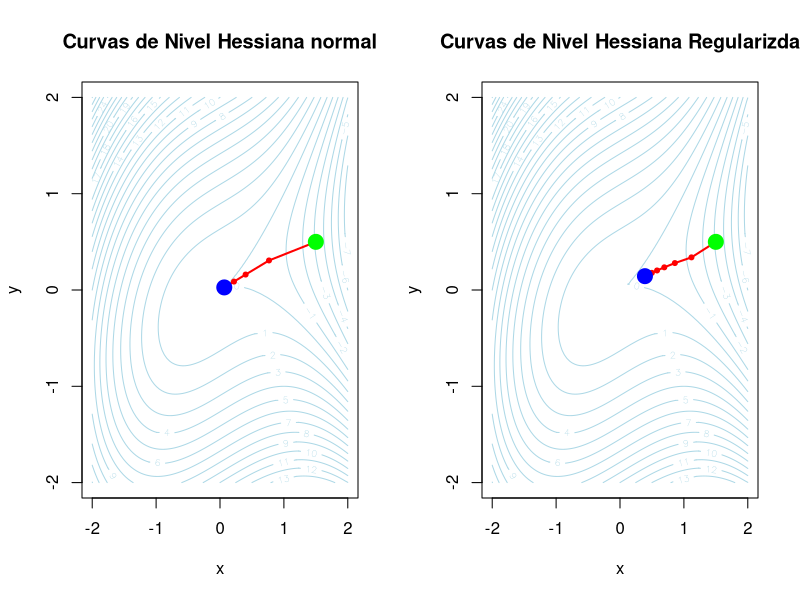

Reproduce this figure in R.
# Definimos la función objetivo
f <- function(x) {
  return(0.5*(x[1]**2)  + 2.5*(x[2]**2) -2*x[1]*x[2]  - x[1]**3 )
}

#-------------------------------------------------------------------------------
# Definimos el vector gradiente de la función
gradiente_f <- function(x) {
  dx <- x[1] - 2*x[2] - 3*x[1]**2
  dy <- 5*x[2] - 2*x[1]
  return(c(dx, dy))
} 

#-------------------------------------------------------------------------------
# Definimos la matriz Hessiana de la función
hessiana_f <- function(x) {
  dxx <- 1 -6*x[1]
  dxy <- -2
  dyx <- -2
  dyy <- 5
  H <- matrix(c(dxx, dxy,
                dyx, dyy ), nrow = 2, byrow = TRUE)
  return(H)
}

#-------------------------------------------------------------------------------
# Definimos la matriz Hessiana regularizada de la función
hessiana_R <- function(x, c_base = 1e-4) {
  H <- hessiana_f(x)
  
  # Calcular valores propios para verificar si la matriz es definida positiva
  valores_propios <- eigen(H, only.values = TRUE)$values
  
  # Si algún valor propio es <= 0, necesitamos regularizar
  if (any(valores_propios <= 0)) {
    # Encontrar el valor propio más negativo
    min_eigenval <- min(valores_propios)
    
    # Elegir c suficientemente grande para hacer la matriz positiva definida
    # c debe ser mayor que |min_eigenval| más un pequeño margen
    c <- abs(min_eigenval) + c_base
    
    # Regularizar: H_mod = H + c*I
    I <- diag(nrow(H))
    H_modificada <- H + c * I
    
    cat(sprintf("  [Regularización aplicada: c = %.6f, λ_min = %.6f]\n", c, min_eigenval))
    
    return(H_modificada)
  } else {
    # La Hessiana ya es definida positiva, no necesita regularización
    return(H)
  }
}

#-------------------------------------------------------------------------------
# Parámetros del algoritmo
valor_inicial <- c(1.5, 0.5)# Definimos la función objetivo
f <- function(x) {
  return(0.5*(x[1]**2)  + 2.5*(x[2]**2) -2*x[1]*x[2]  - x[1]**3 )
}

#-------------------------------------------------------------------------------
# Definimos el vector gradiente de la función
gradiente_f <- function(x) {
  dx <- x[1] - 2*x[2] - 3*x[1]**2
  dy <- 5*x[2] - 2*x[1]
  return(c(dx, dy))
} 

#-------------------------------------------------------------------------------
# Definimos la matriz Hessiana de la función
hessiana_f <- function(x) {
  dxx <- 1 -6*x[1]
  dxy <- -2
  dyx <- -2
  dyy <- 5
  H <- matrix(c(dxx, dxy,
                dyx, dyy ), nrow = 2, byrow = TRUE)
  return(H)
}

#-------------------------------------------------------------------------------
# Definimos la matriz Hessiana regularizada de la función
hessiana_R <- function(x, delta = 1) {
  H <- hessiana_f(x)
  descomposicion <- eigen(H)
  
  # Ahora 'delta' está definido dentro del alcance de la función
  valores_propios_reg <- pmax(descomposicion$values, delta) 
  
  # Reconstruir la matriz regularizada
  H_reg <- H - valores_propios_reg
  return(H_reg)
}

#-------------------------------------------------------------------------------
#-------------------------------------------------------------------------------
# Parámetros del algoritmo
valor_inicial <- c(1.5, 0.5)
tol <- 1e-6
max_inter <- 10000  # Aumentamos las iteraciones por si acaso, aunque no sean necesarias aquí
iteraciones <- 0
iteraciones_r <- 0

#-------------------------------------------------------------------------------
# Bucle del método de Newton
x_k_h <- valor_inicial
x_k_r <- valor_inicial

# necesario para graficar Hessiana normal
historial_x_H <- numeric(0)
historial_y_H <- numeric(0)
historial_f_H <- numeric(0)

# necesario para graficar Hessiana regularizada
historial_x_R <- numeric(0)
historial_y_R <- numeric(0)
historial_f_R <- numeric(0)

#-------------------------------------------------------------------------------
#Hessiana regularizada
for (i in 1:max_inter) {
  
  #guardamos los parametros "nuevos" de Hessina regularizada
  historial_x_R <- c(historial_x_R, x_k_r[1])
  historial_y_R <- c(historial_y_R, x_k_r[2])
  historial_f_R <- c(historial_f_R, f(x_k_r))
  
  iteraciones_r <- iteraciones_r + 1
  
  #-----------------------------------------------------------------------------
  # Calculamos el siguiente punto
  paso_newton_R <- solve(hessiana_R(x_k_r)) %*% gradiente_f(x_k_r) #H^-1 * F
  x_k1_r <- x_k_r - paso_newton_R  
  
  # Verificar si hay valores inválidos
  if (any(is.na(x_k1_r)) || any(is.infinite(x_k1_r))) {
    cat("Error: Valores inválidos en iteración", iteraciones_r, "\n")
    cat("x_k1_r =", x_k1_r, "\n")
    break
  }
  #print(paste(x_k1_r))
  
  #-----------------------------------------------------------------------------
  # Criterios de parada
  if (all(abs(gradiente_f(x_k1_r)) < tol) || all(abs(x_k1_r - x_k_r) < tol)) {
    cat("Hessiana regularizada paró en iteración:", iteraciones_r, "\n")
    
    # Guardar punto final
    historial_x_R <- c(historial_x_R, x_k1_r[1])
    historial_y_R <- c(historial_y_R, x_k1_r[2])
    historial_f_R <- c(historial_f_R, f(x_k1_r))
    x_k_r <- x_k1_r
    break
  }
  
  #-----------------------------------------------------------------------------
  x_k_r <- x_k1_r
}

#Hessiana normal
for (i in 1:max_inter) {
  
  #guardamos los parametros "nuevos" de Hessina normal
  historial_x_H[i] <- x_k_h[1]
  historial_y_H[i] <- x_k_h[2]
  historial_f_H[i] <- f(x_k_h)
  
  iteraciones <- iteraciones + 1
  
  #-----------------------------------------------------------------------------
  # Calculamos el siguiente punto
  paso_newton_H <- solve(hessiana_f(x_k_h)) %*% gradiente_f(x_k_h) #H^-1 * F
  x_k1_h <- x_k_h - paso_newton_H                                  #X - (H^-1 * F)
  #-----------------------------------------------------------------------------
  
  # Criterios de parada
  if (all(abs(gradiente_f(x_k1_h)) < tol) || all(abs(x_k1_h - x_k_h) < tol)) {
    cat("paramos en iteracion = ",iteraciones)
    break
  }
  
  #-----------------------------------------------------------------------------
  x_k_h <- x_k1_h
}

#-------------------------------------------------------------------------------
#-------------------------------------------------------------------------------
# Si no esta no funciona 
#------NO BORRAR---------
historial_x_H <- historial_x_H[1:i]
historial_y_H <- historial_y_H[1:i]
historial_f_H <- historial_f_H[1:i]

# Si no esta no funciona 
#------NO BORRAR---------
historial_x_R <- historial_x_R[1:i]
historial_y_R <- historial_y_R[1:i]
historial_f_R <- historial_f_R[1:i]

#-------------------------------------------------------------------------------
# 1. Curvas de nivel para Hessiana normal
x_seq_H <- seq(-2, 2, length.out = 100)
y_seq_H <- seq(-2, 2, length.out = 100)

# 1. Curvas de nivel para Hessiana Regularizada
x_seq_R <- seq(-2, 2, length.out = 100)
y_seq_R <- seq(-2, 2, length.out = 100)

#-------------------------------------------------------------------------------
#funcion para obtener Z
f_outer <- function(x, y) {
  return(0.5*x^2 + 2.5*y^2 - 2*x*y - x^3)
}

#-------------------------------------------------------------------------------
#creacion de marco de graficos
par(mfrow = c(1, 2))

#-------------------------------------------------------------------------------
#valor de Z
z_H <- outer(x_seq_H, y_seq_H, f_outer)
z_R <- outer(x_seq_R, y_seq_R, f_outer)

#-------------------------------------------------------------------------------
#Grafico de Hessina Normal
contour(x_seq_H, y_seq_H, z_H,  
        nlevels = 30, 
        col = "lightblue",
        xlab = "x", ylab = "y",
        main = "Curvas de Nivel Hessiana normal")

# Superponer trayectoria
lines(historial_x_H, historial_y_H, col = "red", lwd = 2)
points(historial_x_H, historial_y_H, pch = 20, col = "red", cex = 1)
points(historial_x_H[1], historial_y_H[1], pch = 19, col = "green", cex = 2)
points(historial_x_H[i], historial_y_H[i], pch = 19, col = "blue", cex = 2)

#-------------------------------------------------------------------------------
#Grafico de Hessina Regularizada
contour(x_seq_R, y_seq_R, z_R,  
        nlevels = 30, 
        col = "lightblue",
        xlab = "x", ylab = "y",
        main = "Curvas de Nivel Hessiana Regularizda")

# Superponer trayectoria
lines(historial_x_R, historial_y_R, col = "red", lwd = 2)
points(historial_x_R, historial_y_R, pch = 20, col = "red", cex = 1)
points(historial_x_R[1], historial_y_R[1], pch = 19, col = "green", cex = 2)
points(historial_x_R[i], historial_y_R[i], pch = 19, col = "blue", cex = 2)

#-------------------------------------------------------------------------------
#-------------------------------------------------------------------------------
# Resultados
cat("\n=== RESULTADOS ===\n")
cat("\nHessiana Normal:\n")
cat("  Iteraciones:", iteraciones, "\n")
cat("  Mínimo encontrado en x:", x_k_h[1], "\n")
cat("  Mínimo encontrado en y:", x_k_h[2], "\n")
cat("  Valor de la función:", f(x_k_h), "\n")

cat("\nHessiana Regularizada:\n")
cat("  Iteraciones:", iteraciones_r, "\n")
cat("  Mínimo encontrado en x:", x_k_r[1], "\n")
cat("  Mínimo encontrado en y:", x_k_r[2], "\n")
cat("  Valor de la función:", f(x_k_r), "\n")